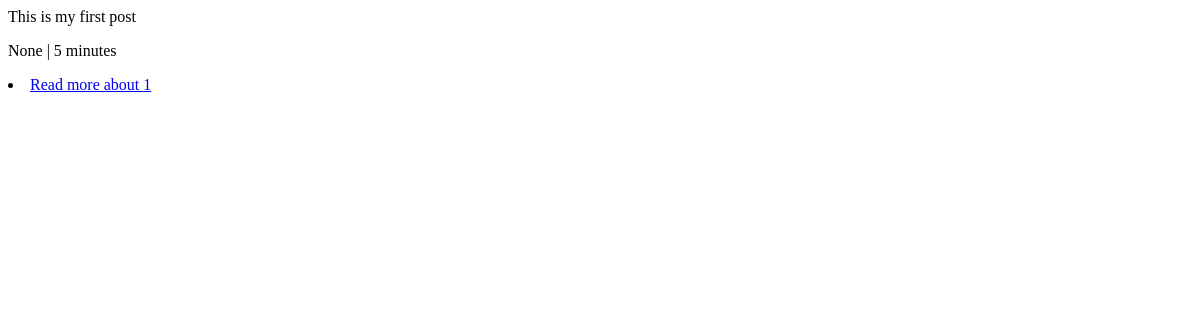
/, run on an earlier commit of the app's database.
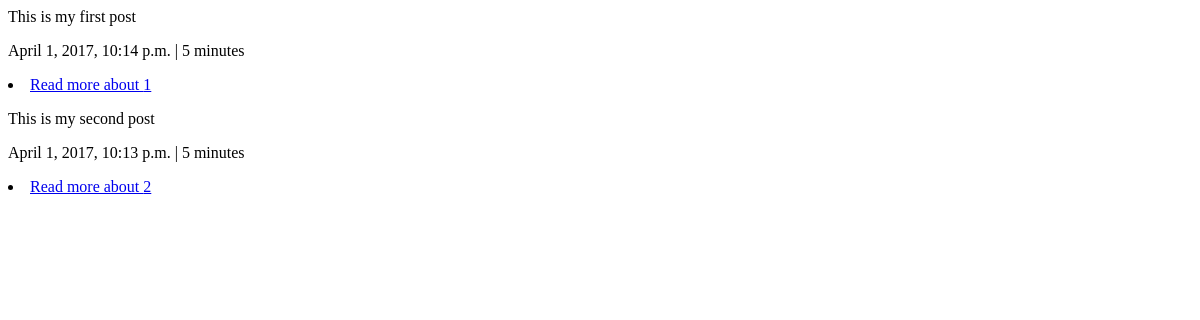
And on a later commit of the database.
### blog/models.py (models this page shows, shortened)
class Post(models.Model):
    title = models.CharField(max_length = 200)
    desc_sh = models.TextField(verbose_name = 'Short Description')
    desc_lg = models.TextField(verbose_name = 'Long Description')
    create_date = models.DateTimeField(verbose_name = 'Created on:', default = timezone.now())
    published_date = models.DateTimeField(verbose_name = 'Published on:', blank = True, null =  True)
    read_time = models.IntegerField(default = 5)
    def was_published_recently(self):
        now  = timezone.now()
        return now - datetime.timedelta(days=1) <= self.published_date <= now
    was_published_recently.admin_order_field = 'published_date'
    was_published_recently.boolean = True
    was_published_recently.short_description = 'Published recently?'

### blog/views.py (the view)
# urls.py: url(r'^$', views.index, name='index'),
def index(request):
    latest_posts = Post.objects.order_by('-published_date')[:5]
    context = {'latest_posts':latest_posts}
    return render(request, 'blog/index.html', context)

### blog/templates/blog/index.html (shortened to what this page needs)
{% for post in latest_posts %}
    <p>{{ post.title }}</p>
    <p>{{ post.published_date }} | {{post.read_time}} minutes </p>
    <p><li><a href="{% url 'blog:detail' post.id %}" target="_blank">Read more about {{ post.id }}</a></li>
{% endfor %}

What changed in the data, as far as the page shows it:
changed Post "This is my first post": published_date "None" → "April 1, 2017, 10:14 p.m."
added Post: title "This is my second post", published_date "April 1, 2017, 10:13 p.m.", read_time "5", id "2"
